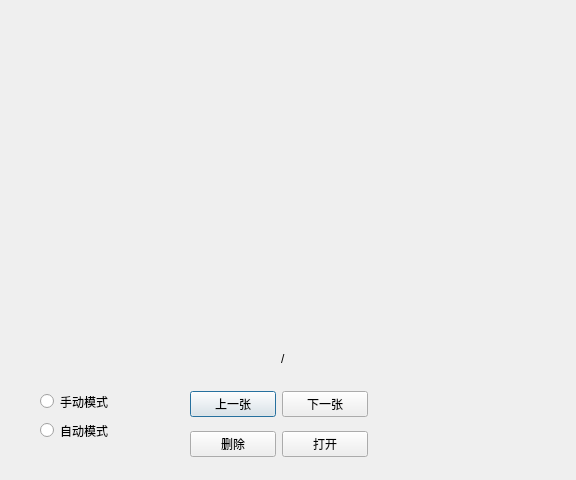
<?xml version="1.0" encoding="UTF-8"?>
<ui version="4.0">
 <class>Qt1</class>
 <widget class="QDialog" name="Qt1">
  <property name="geometry">
   <rect>
    <x>0</x>
    <y>0</y>
    <width>576</width>
    <height>480</height>
   </rect>
  </property>
  <property name="windowTitle">
   <string>Dialog</string>
  </property>
  <widget class="QLabel" name="lb_time">
   <property name="geometry">
    <rect>
     <x>190</x>
     <y>20</y>
     <width>221</width>
     <height>20</height>
    </rect>
   </property>
   <property name="text">
    <string/>
   </property>
  </widget>
  <widget class="QLabel" name="lb_pic">
   <property name="geometry">
    <rect>
     <x>70</x>
     <y>70</y>
     <width>431</width>
     <height>261</height>
    </rect>
   </property>
   <property name="text">
    <string/>
   </property>
  </widget>
  <widget class="QLabel" name="label">
   <property name="geometry">
    <rect>
     <x>281</x>
     <y>350</y>
     <width>16</width>
     <height>17</height>
    </rect>
   </property>
   <property name="text">
    <string>/</string>
   </property>
  </widget>
  <widget class="QLabel" name="lb_num">
   <property name="geometry">
    <rect>
     <x>261</x>
     <y>350</y>
     <width>20</width>
     <height>20</height>
    </rect>
   </property>
   <property name="text">
    <string/>
   </property>
  </widget>
  <widget class="QLabel" name="lb_sum">
   <property name="geometry">
    <rect>
     <x>290</x>
     <y>350</y>
     <width>31</width>
     <height>20</height>
    </rect>
   </property>
   <property name="text">
    <string/>
   </property>
  </widget>
  <widget class="QWidget" name="layoutWidget">
   <property name="geometry">
    <rect>
     <x>190</x>
     <y>390</y>
     <width>178</width>
     <height>29</height>
    </rect>
   </property>
   <layout class="QHBoxLayout" name="horizontalLayout">
    <item>
     <widget class="QPushButton" name="pb_prev">
      <property name="text">
       <string>上一张</string>
      </property>
     </widget>
    </item>
    <item>
     <widget class="QPushButton" name="pb_next">
      <property name="text">
       <string>下一张</string>
      </property>
     </widget>
    </item>
   </layout>
  </widget>
  <widget class="QWidget" name="layoutWidget">
   <property name="geometry">
    <rect>
     <x>40</x>
     <y>390</y>
     <width>83</width>
     <height>52</height>
    </rect>
   </property>
   <layout class="QVBoxLayout" name="verticalLayout">
    <item>
     <widget class="QRadioButton" name="rb_manual">
      <property name="text">
       <string>手动模式</string>
      </property>
     </widget>
    </item>
    <item>
     <widget class="QRadioButton" name="rb_auto">
      <property name="text">
       <string>自动模式</string>
      </property>
     </widget>
    </item>
   </layout>
  </widget>
  <widget class="QWidget" name="layoutWidget">
   <property name="geometry">
    <rect>
     <x>190</x>
     <y>430</y>
     <width>178</width>
     <height>29</height>
    </rect>
   </property>
   <layout class="QHBoxLayout" name="horizontalLayout_2">
    <item>
     <widget class="QPushButton" name="pb_del">
      <property name="text">
       <string>删除</string>
      </property>
     </widget>
    </item>
    <item>
     <widget class="QPushButton" name="pb_open">
      <property name="text">
       <string>打开</string>
      </property>
     </widget>
    </item>
   </layout>
  </widget>
 </widget>
 <resources/>
 <connections/>
</ui>
